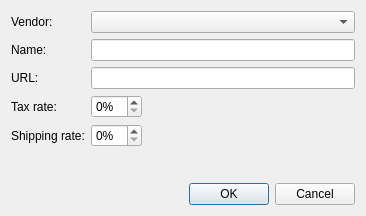
<?xml version="1.0" encoding="UTF-8"?>
<ui version="4.0">
 <class>editVendorDialog</class>
 <widget class="QDialog" name="editVendorDialog">
  <property name="geometry">
   <rect>
    <x>0</x>
    <y>0</y>
    <width>366</width>
    <height>216</height>
   </rect>
  </property>
  <property name="windowTitle">
   <string>Edit Vendor</string>
  </property>
  <layout class="QVBoxLayout" name="verticalLayout">
   <item>
    <layout class="QFormLayout" name="formLayout">
     <property name="fieldGrowthPolicy">
      <enum>QFormLayout::ExpandingFieldsGrow</enum>
     </property>
     <item row="0" column="0">
      <widget class="QLabel" name="label">
       <property name="text">
        <string>Vendor:</string>
       </property>
      </widget>
     </item>
     <item row="0" column="1">
      <widget class="QComboBox" name="vendorBox">
       <property name="sizePolicy">
        <sizepolicy hsizetype="Expanding" vsizetype="Fixed">
         <horstretch>0</horstretch>
         <verstretch>0</verstretch>
        </sizepolicy>
       </property>
      </widget>
     </item>
     <item row="1" column="0">
      <widget class="QLabel" name="label_2">
       <property name="text">
        <string>Name:</string>
       </property>
      </widget>
     </item>
     <item row="1" column="1">
      <widget class="QLineEdit" name="nameLine"/>
     </item>
     <item row="2" column="0">
      <widget class="QLabel" name="label_3">
       <property name="text">
        <string>URL:</string>
       </property>
      </widget>
     </item>
     <item row="2" column="1">
      <widget class="QLineEdit" name="urlLine"/>
     </item>
     <item row="3" column="0">
      <widget class="QLabel" name="label_4">
       <property name="text">
        <string>Tax rate:</string>
       </property>
      </widget>
     </item>
     <item row="3" column="1">
      <widget class="QSpinBox" name="taxBox">
       <property name="suffix">
        <string>%</string>
       </property>
      </widget>
     </item>
     <item row="4" column="0">
      <widget class="QLabel" name="label_5">
       <property name="text">
        <string>Shipping rate:</string>
       </property>
      </widget>
     </item>
     <item row="4" column="1">
      <widget class="QSpinBox" name="shippingBox">
       <property name="suffix">
        <string>%</string>
       </property>
      </widget>
     </item>
    </layout>
   </item>
   <item>
    <widget class="QDialogButtonBox" name="buttonBox">
     <property name="orientation">
      <enum>Qt::Horizontal</enum>
     </property>
     <property name="standardButtons">
      <set>QDialogButtonBox::Cancel|QDialogButtonBox::Ok</set>
     </property>
    </widget>
   </item>
  </layout>
 </widget>
 <resources/>
 <connections>
  <connection>
   <sender>buttonBox</sender>
   <signal>accepted()</signal>
   <receiver>editVendorDialog</receiver>
   <slot>accept()</slot>
   <hints>
    <hint type="sourcelabel">
     <x>248</x>
     <y>254</y>
    </hint>
    <hint type="destinationlabel">
     <x>157</x>
     <y>274</y>
    </hint>
   </hints>
  </connection>
  <connection>
   <sender>buttonBox</sender>
   <signal>rejected()</signal>
   <receiver>editVendorDialog</receiver>
   <slot>reject()</slot>
   <hints>
    <hint type="sourcelabel">
     <x>316</x>
     <y>260</y>
    </hint>
    <hint type="destinationlabel">
     <x>286</x>
     <y>274</y>
    </hint>
   </hints>
  </connection>
 </connections>
</ui>
